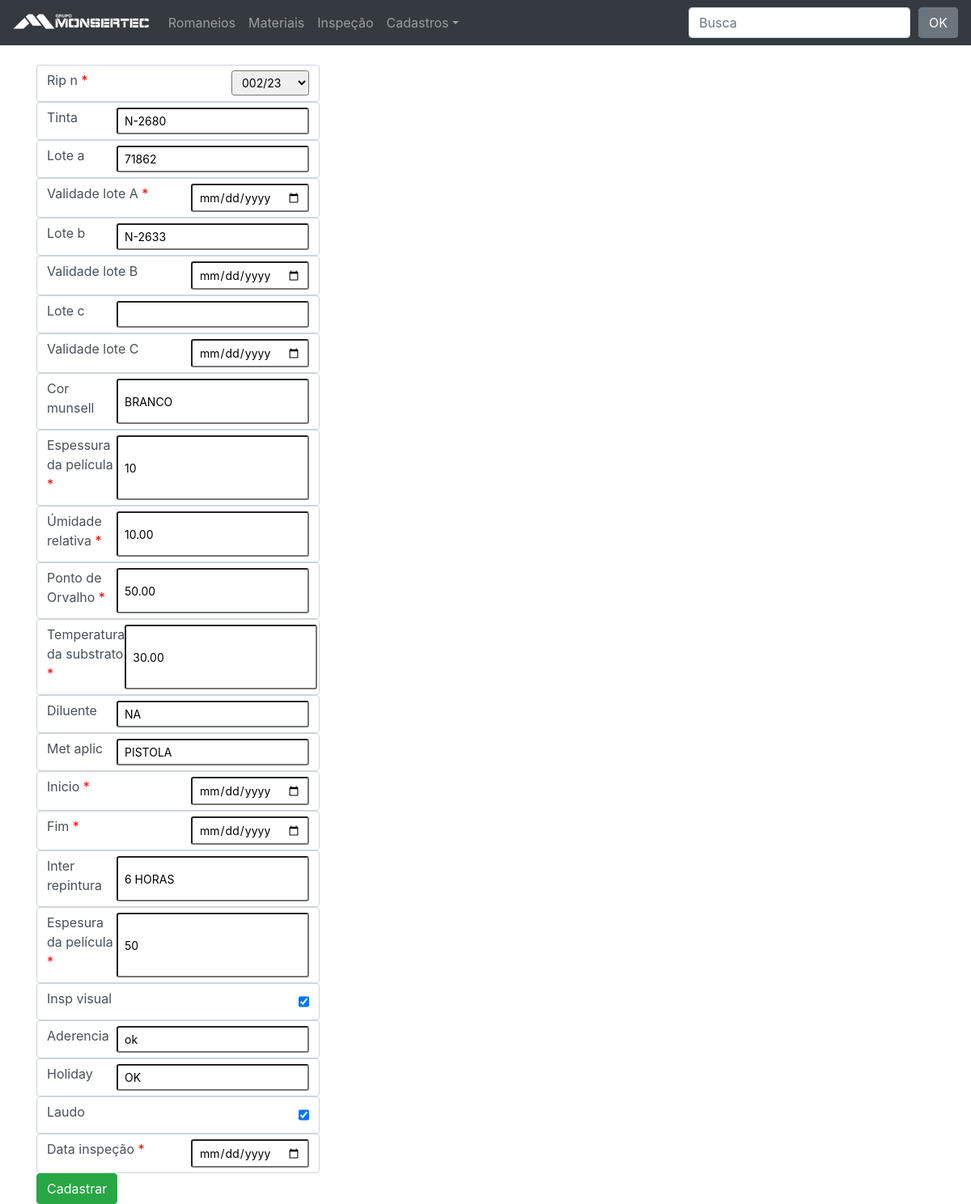
Page /qualidade/edit/etapa/2/ on the earlier database version.
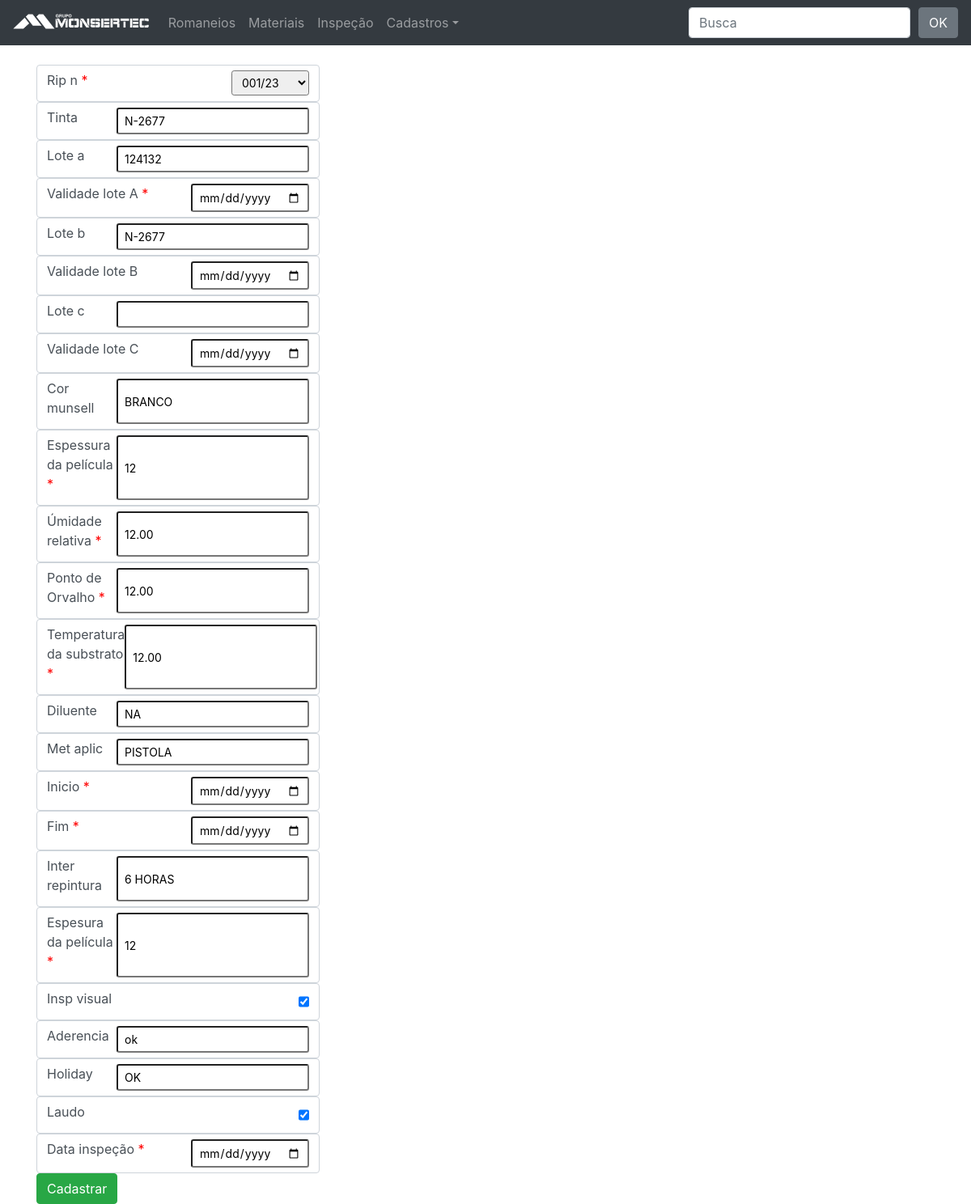
Same page on the later database version.
### qualidade/models.py (models this page shows, shortened)
class EtapaPintura(models.Model):
    rip_n = models.ForeignKey(RelatorioInspecao, on_delete=models.CASCADE, related_name='relatorios')
    tinta = models.CharField(max_length=20, blank=True, null=True)
    lote_a = models.CharField(max_length=20, blank=True, null=True)
    val_a = models.DateField(verbose_name='Validade lote A')
    lote_b = models.CharField(max_length=20, blank=True, null=True)
    val_b = models.DateField(verbose_name='Validade lote B', blank=True, null=True)
    lote_c = models.CharField(max_length=20, blank=True, null=True)
    val_c = models.DateField(verbose_name='Validade lote C', blank=True, null=True)
    cor_munsell = models.CharField(max_length=20, blank=True, null=True)
    temp_amb = models.IntegerField('Espessura da película')
    ura = models.DecimalField('Úmidade relativa', max_digits=4, decimal_places=2)
    po = models.DecimalField('Ponto de Orvalho', max_digits=4, decimal_places=2)
    temp_substrato = models.DecimalField('Temperatura da substrato', max_digits=4, decimal_places=2)
    diluente = models.CharField(max_length=15, blank=True, null=True)
    met_aplic = models.CharField(max_length=20, blank=True, null=True)
    inicio = models.DateTimeField(verbose_name='Inicio')
    termino = models.DateTimeField(verbose_name='Fim')
    inter_repintura = models.CharField(max_length=15, blank=True, null=True)
    epe = models.IntegerField('Espesura da película')
    insp_visual = models.BooleanField(default=True)
    aderencia = models.CharField(max_length=15, blank=True, null=True)
    holiday = models.CharField(max_length=15, blank=True, null=True)
    laudo = models.BooleanField(default=True)
    data_insp = models.DateField(verbose_name='Data inspeção')
    class Meta:
        ordering = ('tinta',)

### qualidade/views.py (the view)
# urls.py: path('qualidade/edit/etapa/<int:pk>/', v.EtapaUpdate.as_view(), name='etapas_update'),
class EtapaUpdate(UpdateView):
    model = EtapaPintura
    template_name = 'relatorio_form.html'
    form_class = EtapasForm

### qualidade/forms.py
class EtapasForm(forms.ModelForm):
    class Meta:
        model = EtapaPintura
        fields = '__all__'
        widgets = {
            'data_insp':  DateInput(),
            'val_a':  DateInput(),
            'val_b':  DateInput(),
            'val_c':  DateInput(),
            'inicio':  DateInput(),
            'termino':  DateInput(),
        }

### qualidade/models.py (called while the page is built)
    def __str__(self):
        return str(self.rip)

### qualidade/templates/relatorio_form.html (shortened to what this page needs)
{% extends "base.html" %}
{% load widget_tweaks %}
{% block content %}
<div class="row">
    <div class="col-sm-4">
        <form method="POST" novalidate>
            {% for field in form.visible_fields %}
            <div class="form-control{% if field.errors %} has error {% endif %}" style="display: flex;justify-content: space-between;">
                <label for="{{ field.id_for_label }}">
                    {% if field.field.required %}
                        <span class="required">{{ field.label }} </span>
                        {% else %}
                        {{ field.label }}
                        {% endif %}
                </label>
                {% render_field field class="form-control-sm" %}
            </div>
            {% endfor %}
            <button type="submit" class="btn btn-success">Cadastrar</button>
        </form>
    </div>
</div>
 {% endblock content %}

Differences in the rows shown:
changed EtapaPintura "BRANCO": rip_n "002/23" → "001/23"; tinta "N-2680" → "N-2677"; lote_a "71862" → "124132"; lote_b "N-2633" → "N-2677"; temp_amb "10" → "12"; ura "10.00" → "12.00"; po "50.00" → "12.00"; temp_substrato "30.00" → "12.00"; epe "50" → "12"
